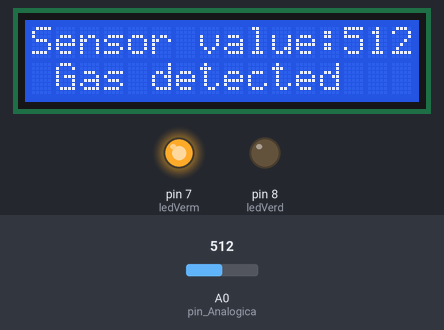
Bench run of a sketch on a simulated Arduino Uno, built with avr-gcc and run on an emulated ATmega328P. Parts: 16×2 character LCD, output pins drawn as LEDs (lit = HIGH). Inputs (shaded band) come from the test bench; at power-on: A0 (pin_Analogica) = 512. What the sketch prints to the serial monitor is not drawn.

Above: at 1.2 s.
1.3 s: A0 (pin_Analogica) set to 307
At 2.6 s:
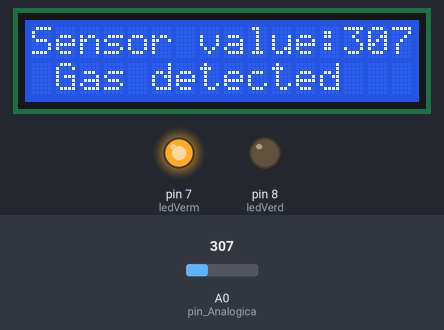
3.6 s: A0 (pin_Analogica) set to 286
At 4.6 s:
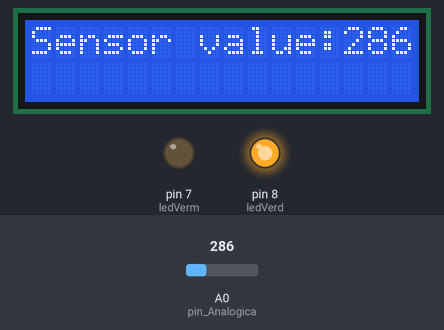
6.6 s: A0 (pin_Analogica) set to 306
At 7.6 s:
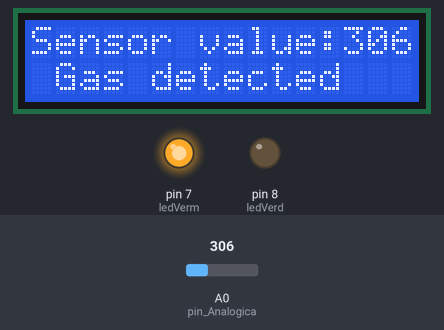
Timing chart, 0 to 9.6 s (numbered marks = the images above; inputs shaded):
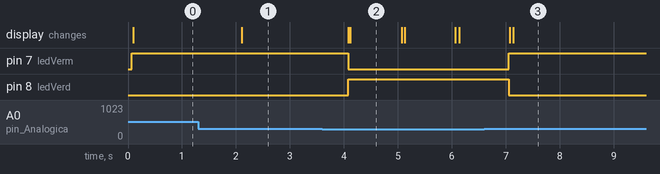

The sketch:

SensorGas.ino
```cpp
#include <Arduino_FreeRTOS.h>
#include <queue.h>
#include <task.h>
#include <semphr.h>
#include <Wire.h>
#include <LiquidCrystal_I2C.h>

// Definicoes do LCD
LiquidCrystal_I2C lcd(0x27,16,2);  // set the LCD address to 0x27 for a 16 chars and 2 line display
// Verifica se ha novas actualizacoes mno LCD
#define LCD_TEMPO_ENTRE_VERIFICACOES 1000 //ms

#define ledVerm 7
#define ledVerd 8
int threshold = 300 ;


// Definicoes do Sensor MQ-2
#define pin_Analogica  0//A0

// A cada segundo vai fazer uma nova leitura analogica
#define MQ7_tempo_Entre_Leituras 1000 //ms


/* A tomada do controlo de semafaro vai aguardar ate 100 ticks */

//Tempo para aguardar tomada de controle do semaforo
#define TEMPO_PARA_AGUARDAR_SEMAFORO (TickType_t) 100

//Tempo para aguardar tomada de controle da fila
#define TEMPO_PARA_AGUARDAR_FILA (TickType_t) 100

//  Declaracao das Queues (Filas)
QueueHandle_t queue_sensor_MQ7;


//Declaracao do Semaforo
SemaphoreHandle_t semaforo;


// Prototipando as tarefas

void tarefa_LCD(void * pvParameters);
void tarefa_Sensor_MQ7(void * pvParameters);


void setup() {

  Serial.begin(115200); // Inicializa o serial monitor
  lcd.init();          // Inicializa o LCD
  lcd.backlight();    // Liga o backlight
  lcd.clear();       // Limpa o LCD


  pinMode(ledVerd,OUTPUT);
  pinMode(ledVerm,OUTPUT);
  //Criacao das Filas
  queue_sensor_MQ7 = xQueueCreate(1, sizeof(int));


  // Verificacao se as filas foram criadas correctamente

    if((queue_sensor_MQ7 == NULL) ){
      Serial.print("A fila nao pode ser criada");
      while(1)
      {

      }

    }
    //Criacao um semaforo do tipo Mutex

    semaforo = xSemaphoreCreateMutex();

    // verifica se o semaforo foi creado correctamente
    if(semaforo == NULL){
      Serial.println("O semaforo nao pode ser criado");
      while(1)
      {
        // Caso nao o porgrama para
      }

        }

         // Criacao das Tarefas
   /* Tarefa_LCD */
  xTaskCreate(tarefa_LCD, "Tarefa LCD", 156, NULL, 1, NULL);

    /* Tarefa_Sensor_MQ2 */
  xTaskCreate(tarefa_Sensor_MQ7,  "Tarefa Sensor MQ2", 156, NULL, 2, NULL);

    /* tarefa_Sensor_Ultrasonico */
//  xTaskCreate(tarefa_Sensor_ultrasonico, "tarefa Sensor ultrasonico", 156, NULL, 3, NULL);
        }
  void loop()
  {
  }

  // Implementacao das funcoes das tarefas

  void tarefa_LCD(void *pvParameters){

    int leitura_MQ7 = 0;
    char linha_str[16];

   while(1){

    //Escreva a ultima leitura analogica do sensor MQ-2
    if(xQueuePeek(queue_sensor_MQ7,&leitura_MQ7,TEMPO_PARA_AGUARDAR_FILA)){

      lcd.setCursor(0,0);


      sprintf(linha_str, "Sensor value:%d ",leitura_MQ7);
      lcd.print(linha_str);

    }

    /* Aguarda tempo defino em LCD_TEMPO_ENTRE_VERIFICACOES
     para verificar se ha novas leituras a serem escritas no Display
     */

     vTaskDelay(LCD_TEMPO_ENTRE_VERIFICACOES/portTICK_PERIOD_MS);
   }

  }

  void tarefa_Sensor_MQ7(void *pvParameters){
    int leitura_Analogica = 0;

    while(1)
    {
      leitura_Analogica=analogRead(pin_Analogica);

      // Insere leitura na Fila
      xQueueOverwrite(queue_sensor_MQ7,(void*)&leitura_Analogica);
      if(leitura_Analogica>threshold){
        digitalWrite(ledVerm, HIGH);
        digitalWrite(ledVerd, LOW);
        lcd.setCursor(1,1);
        lcd.print("Gas detected");

        }
      else{
        digitalWrite(ledVerm, LOW);
        digitalWrite(ledVerd, HIGH);
        lcd.clear();
      }


      /*
       Escreve leitura na serial , Aqui a tentiva de se tomar o controle do semaforo eh
       feita ate o tempo definido em Tempo-Para-Guardar-Semaforo.
       Caso nao forpossivel tomar o controle do semaforo ate este tempo (pois outra)
       tarefa o esta utilizando, nada eh escrito na serial.
       */

       if(xSemaphoreTake(semaforo,TEMPO_PARA_AGUARDAR_SEMAFORO) == pdTRUE)
       {
        Serial.print(" Leitura MQ-7: ");
        Serial.println(leitura_Analogica);
        xSemaphoreGive(semaforo);
       }

       /*
         Aguarda tempo definido em MQ_2_TEMPO_ENTRE_LEITURAS
         para fazer proxima leitura
        */
        vTaskDelay(MQ7_tempo_Entre_Leituras / portTICK_PERIOD_MS);
    }
  }
```

Measured:
- the behaviour switches between 301 and 300 on A0 (pin_Analogica) (found by bisection; images 1 and 2)
- after the input at 1.3 s, the display: first changes after 0.81 s (image 1 shows a later state)
- after the input at 3.6 s, pin 7 (ledVerm): HIGH → LOW after 0.48 s; pin 8 (ledVerd): LOW → HIGH after 0.48 s; the display: first changes after 0.48 s (image 2 shows a later state)
- after the input at 6.6 s, pin 7 (ledVerm): LOW → HIGH after 0.46 s; pin 8 (ledVerd): HIGH → LOW after 0.46 s; the display: first changes after 0.47 s (image 3 shows a later state)
- what the display in image 2 shows lasts 1.0 s, from 4.1 s to 5.1 s
